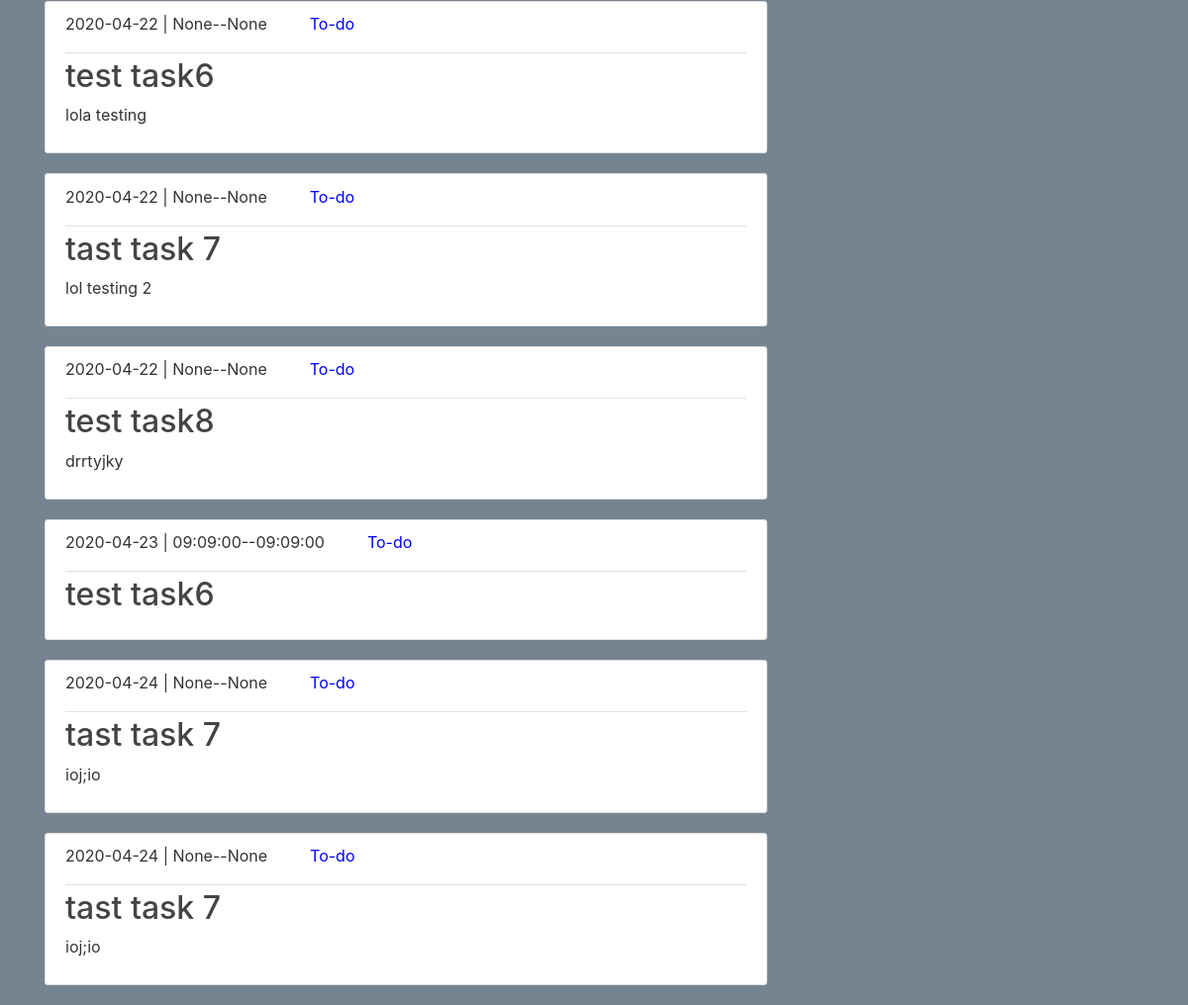
Before: /dashboard (signed in, lower part) with the older database file.
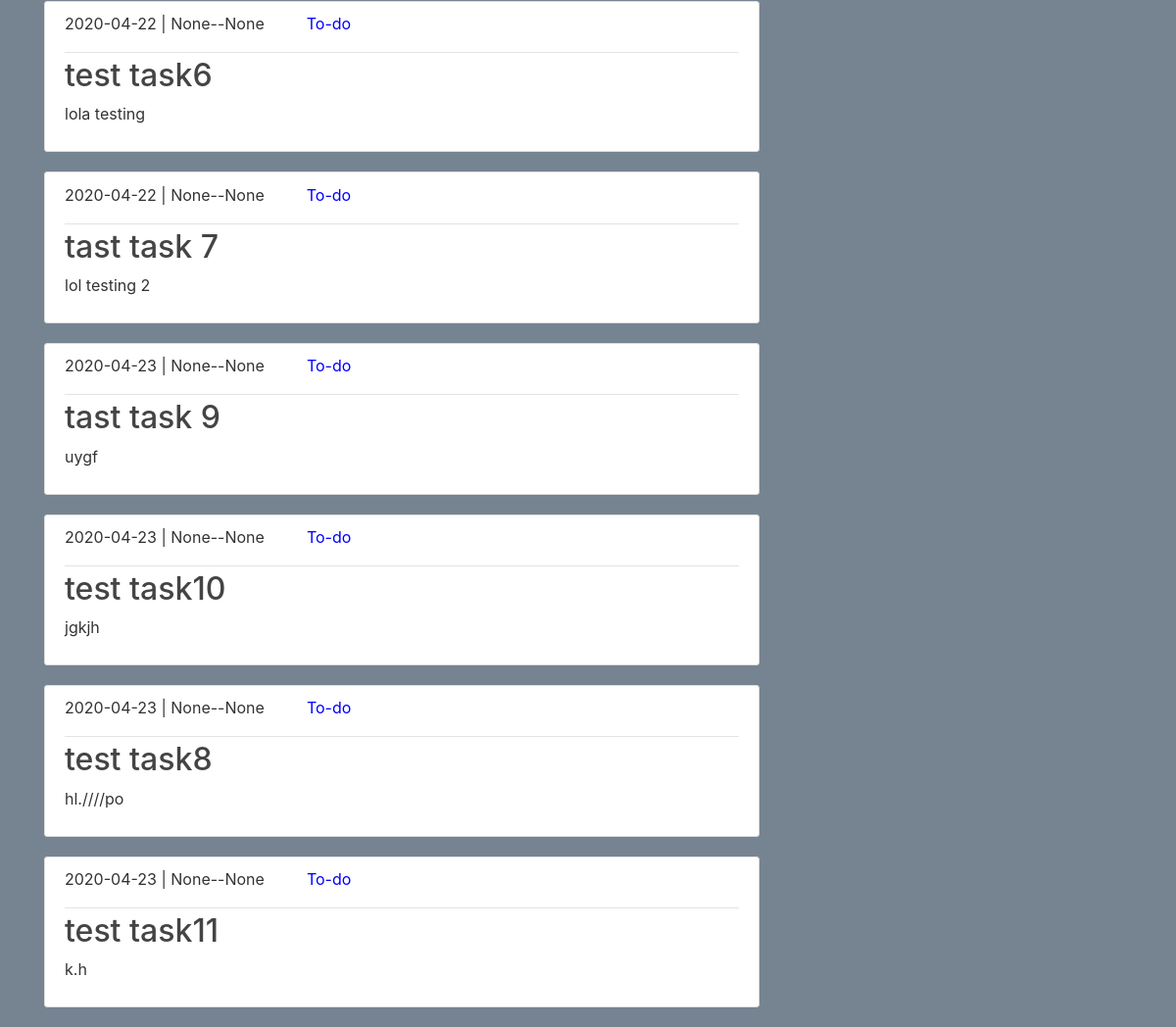
After: the same page with the newer database file.
### durango/models.py (models this page shows, shortened)
class Task(db.Model):
    id=db.Column(db.Integer,primary_key=True)
    title=db.Column(db.String(100), nullable=False)
    date=db.Column(db.Date(),nullable=False)
    starttime=db.Column(db.Time,nullable=True)
    endtime=db.Column(db.Time,nullable=True)
    remindtime=db.Column(db.Time,nullable=True)#remindtime
    details=db.Column(db.Text,nullable=True)
    status=db.Column(db.String(20),nullable=False)
    user_id=db.Column(db.Integer, db.ForeignKey('user.id'),nullable=False)

### durango/routes.py (the view)
@app.route("/dashboard", methods=['GET', 'POST'])
@login_required
def dashboard():
    tasks=Task.query.all()
    form=SearchForm()
    if form.validate_on_submit():
        return render_template('search_task.html', title='Searched Task', tasks=tasks,form=form)
    return render_template('dashboard.html', title='Dashboard', tasks=tasks,form=form)

### durango/models.py (called while the page is built)
@login_manager.user_loader
def load_user(user_id):
    return User.query.get(int(user_id)) #getting user by id

### durango/templates/dashboard.html (shortened to what this page needs)
{% extends "layout.html"%}
{% block content %}
  {% for task in tasks %}
  {%if current_user.id==task.user_id%}
    <article class="media content-section">
      <div class="media-body">
        <div class="article-metadata">
          <p class="mr-2 ">{{ task.date }}  | {{ task.starttime }}--{{task.endtime}} &nbsp;&nbsp;&nbsp;&nbsp;
            {%if task.status=='To-do' %}
          <span class="text-black ml-3" style="color: blue"> {{task.status}}
          </span>
          {%endif%}
        </p>
        </div>
        <h2><a class="article-title" href="{{url_for('task',task_id=task.id)}}">{{ task.title }}</a></h2>
        <p class="article-content">{{ task.details }}</p>
      </div>
    </article>
  {%endif%}
  {% endfor %}
</div>
<div class="col-md-4" style="margin-top: 50px">
        </div>
{% endblock content%}

### durango/templates/layout.html (shortened to what this page needs)
<!DOCTYPE html>
<html>
<head>
    <link rel="stylesheet" href="https://stackpath.bootstrapcdn.com/bootstrap/4.1.3/css/bootstrap.min.css">
    <link rel="stylesheet" type="text/css"  href="{{url_for('static', filename='main.css')}}">
</head>
<body>
	<main role="main" class="container">
  <div class="row">
    <div class="col-md-8">
      {% block content %}{% endblock %}
      </div>
</main>
</body>
</html>

### durango/static/main.css (style rules this page uses)
body { background: #768492; color: #333333; margin-top: 5rem; }
h1,h2, h3, h4, h5, h6 { color: #444444; }
.content-section { background: #ffffff; padding: 10.1px 20px; border: 1px solid #dddddd; border-radius: 3px; margin-bottom: 20px; }
.article-title { color: #444444; }
.article-content { white-space: pre-line; }
.article-metadata { padding-bottom: 1px; margin-bottom: 4px; border-bottom: 1px solid #e3e3e3 }

Changed rows visible on the page:
removed Task: date "2020-04-22", starttime "None", endtime "None", status "To-do", title "test task8", details "drrtyjky"
removed Task: date "2020-04-23", starttime "09:09:00", endtime "09:09:00", status "To-do", title "test task6"
removed Task: date "2020-04-24", starttime "None", endtime "None", status "To-do", title "tast task 7", details "ioj;io"
removed Task: date "2020-04-24", starttime "None", endtime "None", status "To-do", title "tast task 7", details "ioj;io"
added Task: date "2020-04-23", starttime "None", endtime "None", status "To-do", title "tast task 9", details "uygf"
added Task: date "2020-04-23", starttime "None", endtime "None", status "To-do", title "test task10", details "jgkjh"
added Task: date "2020-04-23", starttime "None", endtime "None", status "To-do", title "test task8", details "hl.////po"
added Task: date "2020-04-23", starttime "None", endtime "None", status "To-do", title "test task11", details "k.h"
